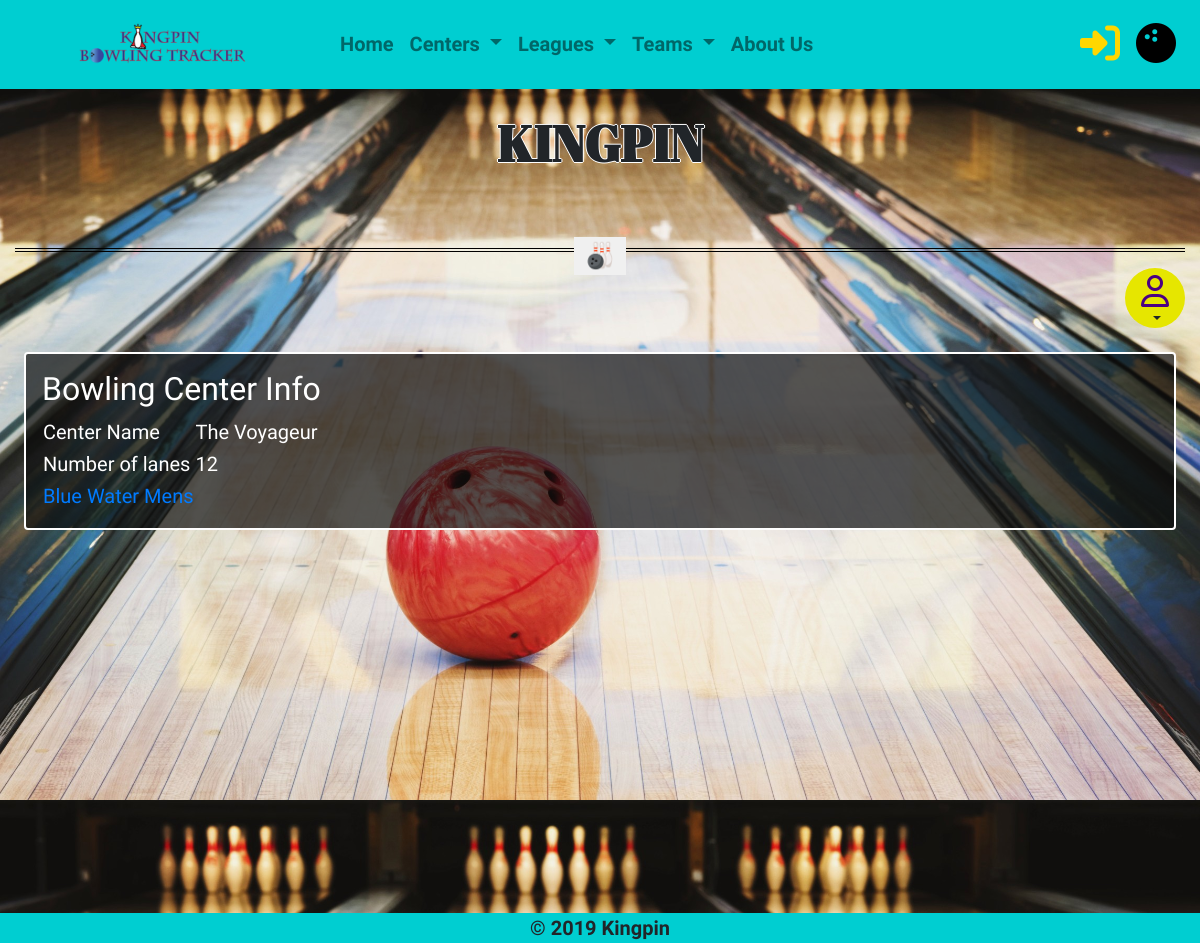
Screenshot of /kpbt/The Voyageur/ with the database file from the repository.
### kptracker_serv/kpbt/centers/models.py (models this page shows, shortened)
class BowlingCenter(models.Model):
	name = models.CharField(max_length = 64, unique=True)
	num_lanes = models.IntegerField(default=0, verbose_name='number of lanes')
	manager= models.OneToOneField(User, on_delete=models.SET_NULL, null=True,
		related_name='center_managed', verbose_name=('manager'))

### kptracker_serv/kpbt/leagues/models.py (models this page shows, shortened)
class League(models.Model):
	bowling_center = models.ForeignKey('BowlingCenter', on_delete=models.SET_NULL, null=True,
		related_name='leagues', verbose_name=('bowling center'))
	bowlers = models.ManyToManyField('BowlerProfile', through='LeagueBowler')
	secretary = models.OneToOneField(User, on_delete=models.SET_NULL, null=True)
	name = models.CharField(max_length=32)
	current_week = models.PositiveSmallIntegerField(default=1)
	week_pointer = models.PositiveSmallIntegerField(default=1)

### kptracker_serv/kpbt/centers/views.py (the view)
# urls.py: path('', views.view_center_home, name='center-home'),
def view_center_home(request, center_name=""):
	if center_name:
		center = get_object_or_404(BowlingCenter, name=center_name)
		manager = center.manager.username
		print(manager)
		leagues = center.leagues.all()
		return render(request, 'centers/view_center.html', {'center' : center, 'leagues' : leagues, 'manager' : manager})
	else:
		centers = BowlingCenter.objects.all()
		return render(request, 'centers/center_home.html', {'centers' : centers })

### kptracker_serv/templates/kpbt/centers/view_center.html
{% extends 'index.html' %}
{% block page_content %}
<div class="text-white">
	<h2>Bowling Center Info</h2>
	<table>
		<tr>
			<td> Center Name </td>
			<td> {{ center.name }} </td>
		</tr>
		<tr>
			<td> Number of lanes </td>
			<td> {{ center.num_lanes }} </td>
		</tr>
		{% for league in leagues %}
		<tr>
			<td><a href=" {% url 'view-center-league-by-name' center.name league.name %}"> {{ league.name }} </td></a>
		</tr>
		{% endfor %}
	</table>
</div>
{% endblock %}

### kptracker_serv/kpbt/static/css/styles.css (style rules this page uses)
html, body { height: 100%; }
body { font-family: 'Arimo', sans-serif; margin: 0; padding: 0; font-size: 1.25rem; line-height: 1.5; background: #3ab59c; background: url("../images/bowling_ball_down_lane-bg.jpg") 25% 25%; background-size: cover; }

### rows the page displays
BowlingCenter: name "The Voyageur", num_lanes "12"
League: name "Blue Water Mens"
